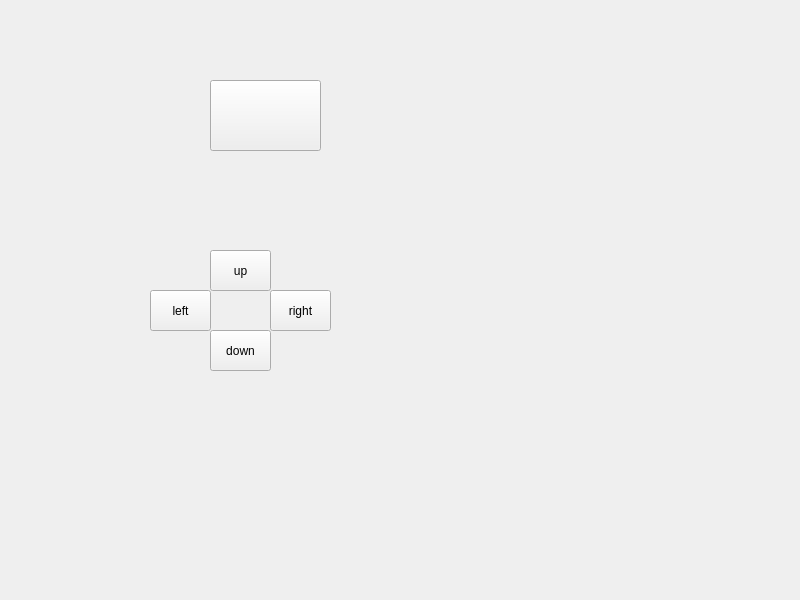
<?xml version="1.0" encoding="UTF-8"?>
<ui version="4.0">
 <class>Widget</class>
 <widget class="QWidget" name="Widget">
  <property name="geometry">
   <rect>
    <x>0</x>
    <y>0</y>
    <width>800</width>
    <height>600</height>
   </rect>
  </property>
  <property name="windowTitle">
   <string>Widget</string>
  </property>
  <widget class="QPushButton" name="pushButton">
   <property name="geometry">
    <rect>
     <x>210</x>
     <y>80</y>
     <width>111</width>
     <height>71</height>
    </rect>
   </property>
   <property name="text">
    <string/>
   </property>
  </widget>
  <widget class="QPushButton" name="pushButton_up">
   <property name="geometry">
    <rect>
     <x>210</x>
     <y>250</y>
     <width>61</width>
     <height>41</height>
    </rect>
   </property>
   <property name="text">
    <string>up</string>
   </property>
  </widget>
  <widget class="QPushButton" name="pushButton_left">
   <property name="geometry">
    <rect>
     <x>150</x>
     <y>290</y>
     <width>61</width>
     <height>41</height>
    </rect>
   </property>
   <property name="text">
    <string>left</string>
   </property>
  </widget>
  <widget class="QPushButton" name="pushButton_right">
   <property name="geometry">
    <rect>
     <x>270</x>
     <y>290</y>
     <width>61</width>
     <height>41</height>
    </rect>
   </property>
   <property name="text">
    <string>right</string>
   </property>
  </widget>
  <widget class="QPushButton" name="pushButton_down">
   <property name="geometry">
    <rect>
     <x>210</x>
     <y>330</y>
     <width>61</width>
     <height>41</height>
    </rect>
   </property>
   <property name="text">
    <string>down</string>
   </property>
  </widget>
 </widget>
 <resources/>
 <connections/>
</ui>
